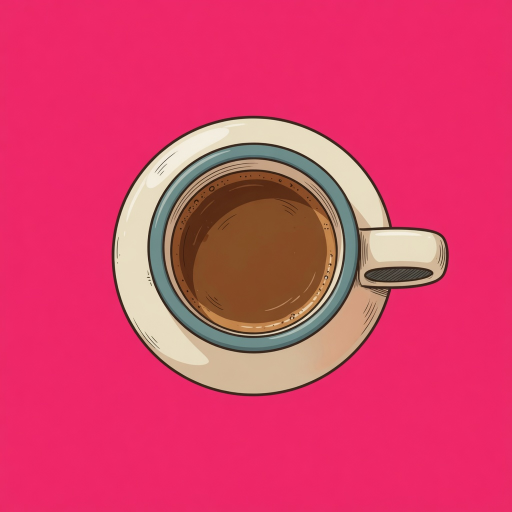
#> input picture assets/source/kitchen_hero/mug.jpg, 1024 x 1024 px (shown at 1/2 size)
$ python prepare_world_hero.py
#> lines starting #> are read from the running program, lines starting #| are printed output that depends on the picture; after the words box and inside, x2 and y2 are one past the last pixel; in counts of white or black regions, pixels touching at a corner belong together
"""Prepare selected original source artwork as normalized Godot sprites."""

from collections import deque
from colorsys import rgb_to_hsv
from pathlib import Path

from PIL import Image, ImageFilter, ImageStat

ROOT = Path(__file__).resolve().parents[1]
OUTPUT = ROOT / "assets/textures"
SELECTION = {
    "kitchen_hero/hero_kitchen_mug.png": {"source": "assets/source/kitchen_hero/mug.jpg", "mode": "hue"},
    "kitchen_hero/hero_kitchen_plate_stack.png": {"source": "assets/source/kitchen_hero/plate_stack.jpg", "mode": "hue"},
    "kitchen_hero/hero_kitchen_tea_board.png": {"source": "assets/source/kitchen_hero/tea_board_topdown.jpg", "mode": "hue"},
    "workshop_hero/hero_workshop_toolbox.png": {"source": "assets/source/workshop_hero/parts_tin.jpg", "mode": "hue"},
    "workshop_hero/hero_workshop_wrench.png": {"source": "assets/textures/imagine/workshop_toolbox_top.jpg", "mode": "flood", "crop": (840, 309, 1007, 840), "holes": [(907, 749)], "solid_center": False},
    "workshop_hero/hero_workshop_paint_can.png": {"source": "assets/textures/imagine/workshop_paint_can.png", "mode": "alpha"},
    "office_hero/hero_office_keyboard.png": {"source": "assets/textures/imagine/office_keyboard_top.jpg", "mode": "flood", "crop": (48, 302, 980, 864)},
    "office_hero/hero_office_keycap.png": {"source": "assets/textures/imagine/office_keycap.png", "mode": "alpha"},
    "office_hero/hero_office_notebook.png": {"source": "assets/source/office_hero/notebook.jpg", "mode": "flood"},
}


def matte(image: Image.Image, key: list[float], mode: str, holes: list[tuple[int, int]]) -> Image.Image:
    key_hue, key_saturation, _ = rgb_to_hsv(*(value / 255 for value in key))
    alpha = Image.new("L", image.size)
    mask = []
    pixels = image.load()
    for y in range(image.height):
        for x in range(image.width):
            red, green, blue = pixels[x, y]
            hue, saturation, _ = rgb_to_hsv(red / 255, green / 255, blue / 255)
            distance = min(abs(hue - key_hue), 1 - abs(hue - key_hue))
            is_key = distance < 0.065 and saturation > max(0.35, key_saturation * 0.6)
            if mode == "flood":
                is_key = distance < 0.085 and saturation > 0.45 and max(abs(value - background) for value, background in zip((red, green, blue), key)) < 52
            mask.append(0 if is_key else 255)
    if mode == "flood":
        width, height = image.size
        removed = bytearray(width * height)
        for x, y in holes:
            if not (0 <= x < width and 0 <= y < height) or mask[y * width + x] != 0:
                raise ValueError("The configured hole seed is not chroma background")
        seeds = [(x, 0) for x in range(width)] + [(x, height - 1) for x in range(width)]
        seeds += [(0, y) for y in range(height)] + [(width - 1, y) for y in range(height)] + holes
        pending = deque()
        for x, y in seeds:
            if 0 <= x < width and 0 <= y < height and mask[y * width + x] == 0:
                pending.append((x, y))
        while pending:
            x, y = pending.popleft()
            index = y * width + x
            if removed[index] or mask[index] != 0:
                continue
            removed[index] = 1
            for nx, ny in [(x - 1, y), (x + 1, y), (x, y - 1), (x, y + 1)]:
                if 0 <= nx < width and 0 <= ny < height:
                    pending.append((nx, ny))
        mask = [0 if value else 255 for value in removed]
    alpha.putdata(mask)
    return alpha.filter(ImageFilter.MinFilter(3))


def prepare(spec: dict, destination: Path) -> None:
    source = ROOT / spec["source"]
    original = Image.open(source).convert("RGBA")
    key = ImageStat.Stat(original.convert("RGB").crop((0, 0, 32, 32))).mean
    crop = spec.get("crop", (0, 0, original.width, original.height))
    original = original.crop(crop)
    image = original.convert("RGB")
    if spec["mode"] == "alpha":
        alpha = original.getchannel("A")
    else:
        holes = [(x - crop[0], y - crop[1]) for x, y in spec.get("holes", [])]
        alpha = matte(image, key, spec["mode"], holes)
    rgba = image.convert("RGBA")
    rgba.putalpha(alpha)
    bounds = alpha.getbbox()
    if bounds is None:
        raise ValueError(f"No foreground found in {source.name}")
    sprite = rgba.crop(bounds)
    sprite.thumbnail((448, 448), Image.Resampling.LANCZOS)
    canvas = Image.new("RGBA", (512, 512))
    canvas.alpha_composite(sprite, ((512 - sprite.width) // 2, (512 - sprite.height) // 2))
    if spec.get("solid_center", True) and canvas.getpixel((256, 256))[3] < 240:
        raise ValueError(f"Keying removed the solid interior of {source.name}")
    canvas.save(destination)


def main() -> None:
    for destination, spec in SELECTION.items():
        (OUTPUT / destination).parent.mkdir(parents=True, exist_ok=True)
        prepare(spec, OUTPUT / destination)
#> in prepare, `key = ImageStat.Stat(original.convert("RGB").crop((0, 0, 32, 32))).mean`: key = [236.9, 41.2, 104.7]
#> in prepare, image is the input picture: PIL image 1024x1024 RGB; mean R, G, B 218.5, 62.9, 105.2
#> in matte, `key_hue, key_saturation, _ = rgb_to_hsv(*(value / 255 for value in key))`: key_hue = 0.946; key_saturation = 0.826
#> in matte, `alpha = Image.new("L", image.size)`: alpha: PIL image 1024x1024 L; every value is 0
#> after the loop in matte, `for y in range(image.height):`: mask = 1048576 items
#> in matte, `alpha.putdata(mask)`:
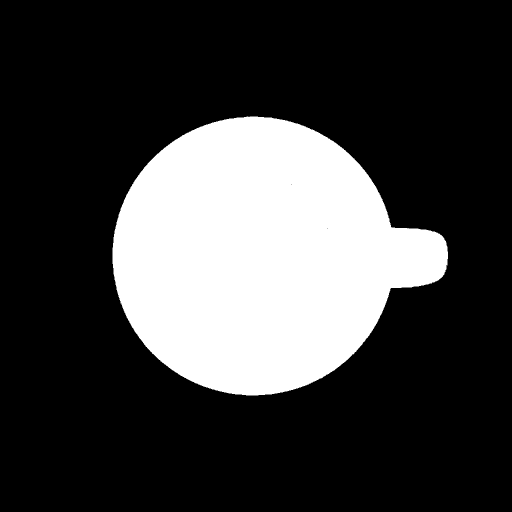
#> alpha: PIL image 1024x1024 L (shown at 1/2 size); 24.6% white; 1 white region, box (x1, y1, x2, y2) and area: (225, 233, 896, 791) 258227
#> in matte, `return alpha.filter(ImageFilter.MinFilter(3))`:
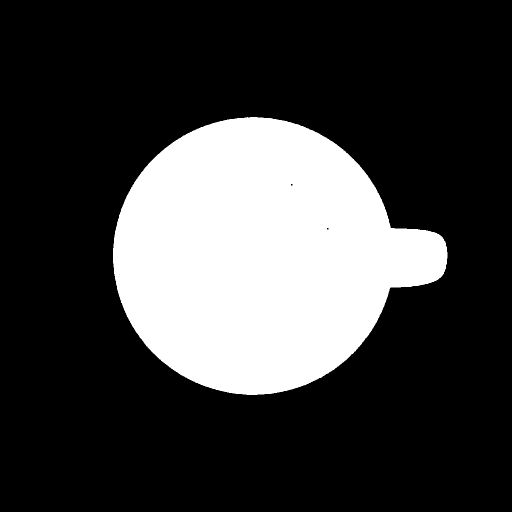
#> returned value: PIL image 1024x1024 L (shown at 1/2 size); 24.4% white; 1 white region, box (x1, y1, x2, y2) and area: (226, 234, 895, 790) 255749
#> in prepare, `rgba.putalpha(alpha)`:
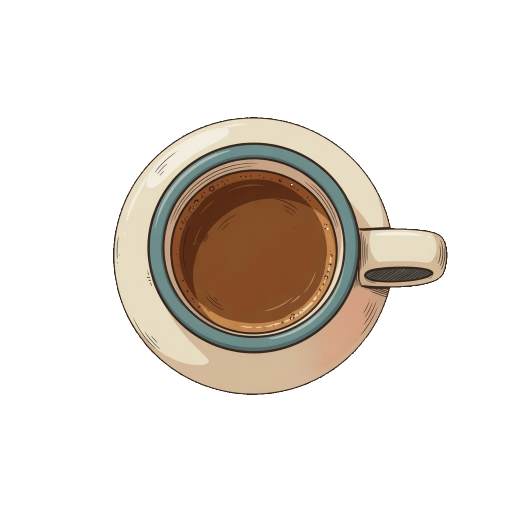
#> rgba: PIL image 1024x1024 RGBA (shown at 1/2 size); mean R, G, B, A 218.5, 62.9, 105.2, 62.2; transparent parts drawn white
#> in prepare, `bounds = alpha.getbbox()`: bounds = (226, 234, 895, 790)
#> in prepare, `sprite = rgba.crop(bounds)`:
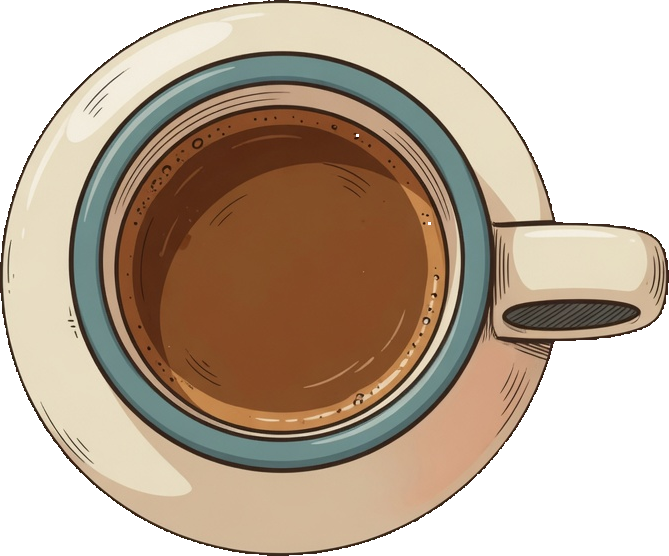
#> sprite: PIL image 669x556 RGBA; mean R, G, B, A 182.7, 106, 107.5, 175.3; transparent parts drawn white
#> in prepare, `canvas = Image.new("RGBA", (512, 512))`: canvas: PIL image 512x512 RGBA; every value is 0
#> in prepare, `canvas.alpha_composite(sprite, ((512 - sprite.width) // 2, (512 - spri..`:
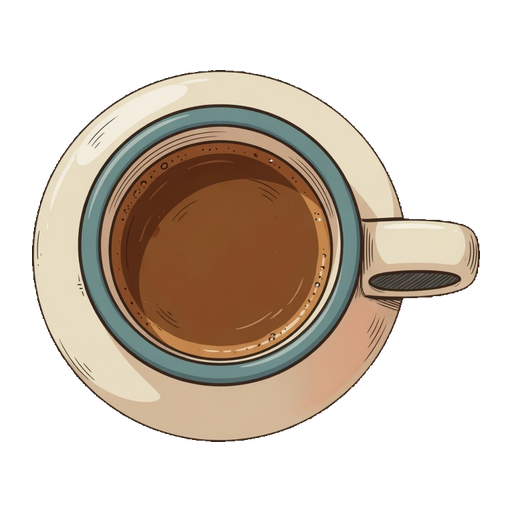
#> canvas: PIL image 512x512 RGBA; mean R, G, B, A 71, 59.9, 48.5, 111.5; transparent parts drawn white
        print(f"PREPARED {destination}")
#> pass 2 of the loop in main, `for destination, spec in SELECTION.items():`:
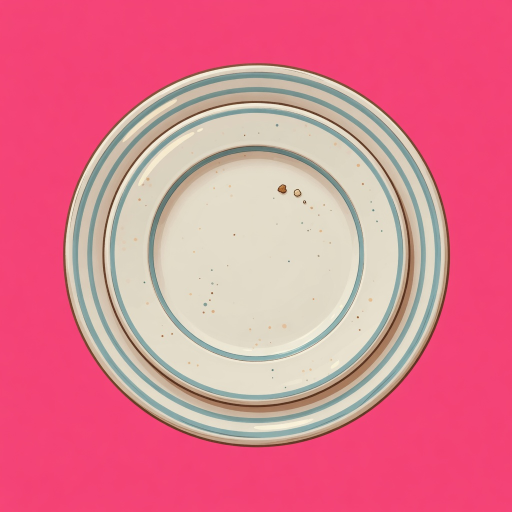
#> input picture assets/source/kitchen_hero/plate_stack.jpg, 1024 x 1024 px (shown at 1/2 size)
#> key = [245, 68.48, 118.7]
#> in prepare, image is the input picture: PIL image 1024x1024 RGB; mean R, G, B 224, 122.9, 143.9
#> key_hue = 0.953; key_saturation = 0.72
#> in matte (call 2), `alpha.putdata(mask)`:
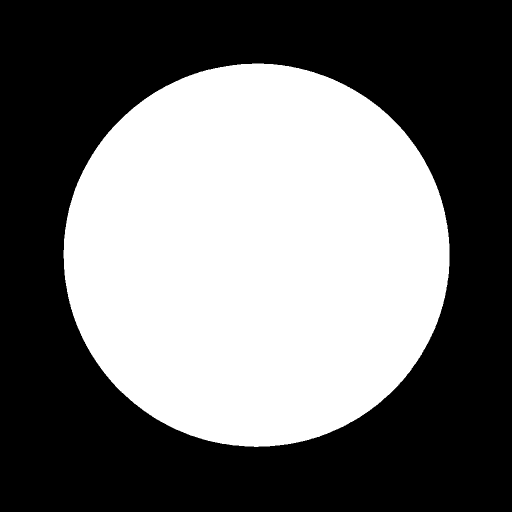
#> alpha: PIL image 1024x1024 L (shown at 1/2 size); 44.3% white; 1 white region, box (x1, y1, x2, y2) and area: (127, 127, 899, 894) 464502
#> bounds = (128, 128, 898, 893)
#> in prepare (call 2), `canvas.alpha_composite(sprite, ((512 - sprite.width) // 2, (512 - spri..`:
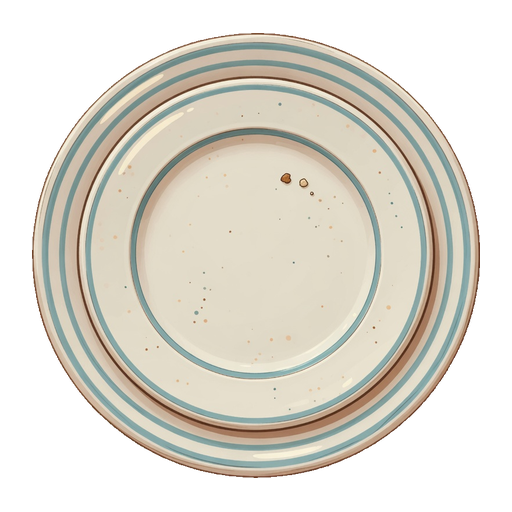
#> canvas: PIL image 512x512 RGBA; mean R, G, B, A 119.9, 116.2, 106.2, 151.9; transparent parts drawn white
#> pass 3 of the loop in main, `for destination, spec in SELECTION.items():`:
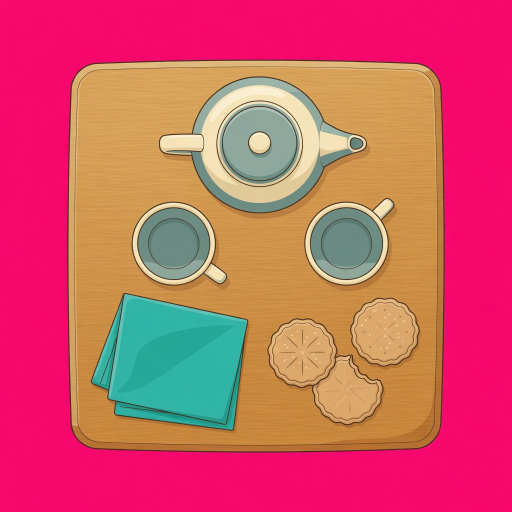
#> input picture assets/source/kitchen_hero/tea_board_topdown.jpg, 1024 x 1024 px (shown at 1/2 size)
#> key = [246.6, 9.5, 108.8]
#> in prepare, image is the input picture: PIL image 1024x1024 RGB; mean R, G, B 207.8, 87.9, 102.9
#> key_hue = 0.93; key_saturation = 0.961
#> in matte (call 3), `alpha.putdata(mask)`:
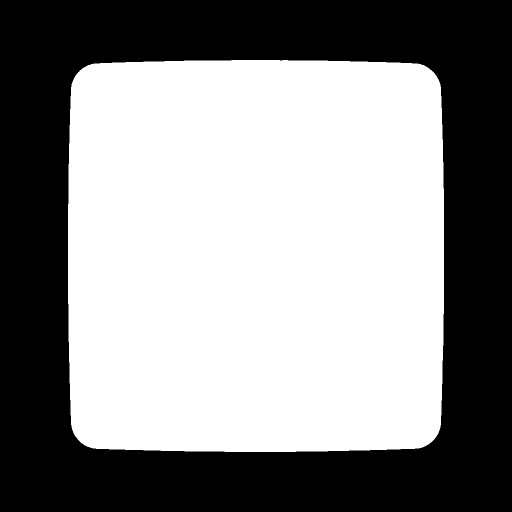
#> alpha: PIL image 1024x1024 L (shown at 1/2 size); 55.2% white; 1 black region, box (x1, y1, x2, y2) and area: (0, 0, 1024, 1024) 469783
#> bounds = (137, 121, 887, 903)
#> in prepare (call 3), `canvas.alpha_composite(sprite, ((512 - sprite.width) // 2, (512 - spri..`:
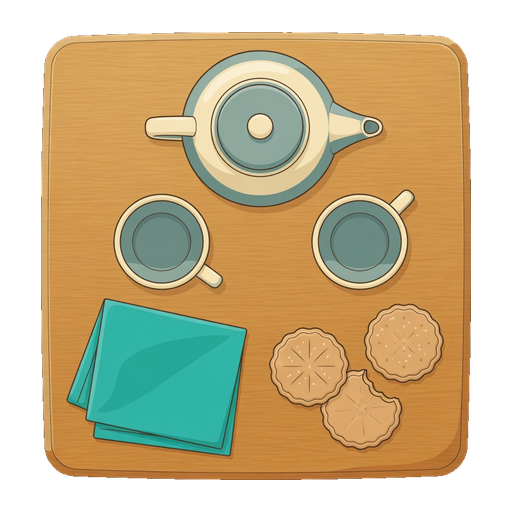
#> canvas: PIL image 512x512 RGBA; mean R, G, B, A 129.5, 111.4, 72.3, 183.9; transparent parts drawn white
#> the loop made 5 passes; the first 3 are shown


if __name__ == "__main__":
#> (the run stopped early here; a loop or call above may not have finished)
